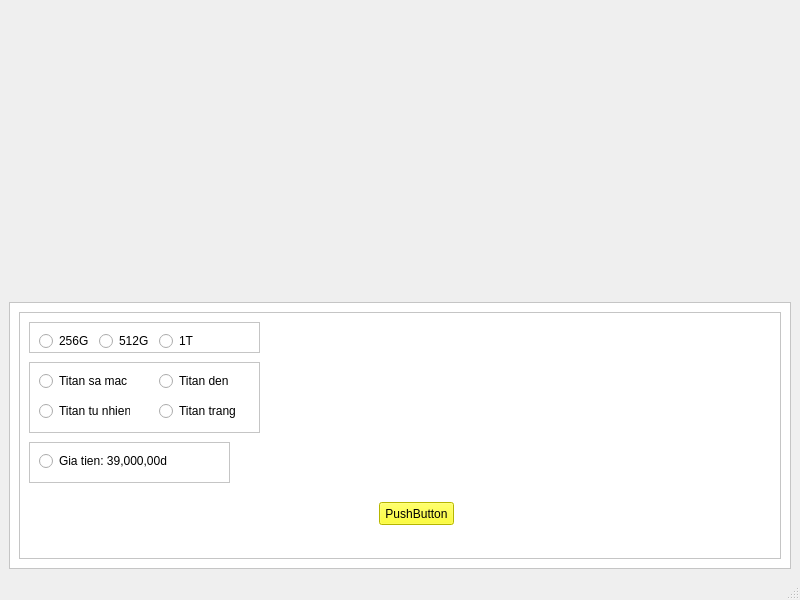
<?xml version="1.0" encoding="UTF-8"?>
<ui version="4.0">
 <class>MainWindow</class>
 <widget class="QMainWindow" name="MainWindow">
  <property name="geometry">
   <rect>
    <x>0</x>
    <y>0</y>
    <width>800</width>
    <height>600</height>
   </rect>
  </property>
  <property name="windowTitle">
   <string>MainWindow</string>
  </property>
  <widget class="QWidget" name="centralwidget">
   <layout class="QVBoxLayout" name="verticalLayout">
    <item>
     <widget class="QLabel" name="label">
      <property name="text">
       <string/>
      </property>
      <property name="pixmap">
       <pixmap>E:/tải xuống (4).jpg</pixmap>
      </property>
      <property name="scaledContents">
       <bool>true</bool>
      </property>
     </widget>
    </item>
    <item>
     <widget class="QFrame" name="frame">
      <property name="minimumSize">
       <size>
        <width>782</width>
        <height>267</height>
       </size>
      </property>
      <property name="maximumSize">
       <size>
        <width>782</width>
        <height>267</height>
       </size>
      </property>
      <property name="styleSheet">
       <string notr="true">background-color:white</string>
      </property>
      <property name="frameShape">
       <enum>QFrame::StyledPanel</enum>
      </property>
      <property name="frameShadow">
       <enum>QFrame::Raised</enum>
      </property>
      <layout class="QHBoxLayout" name="horizontalLayout">
       <item>
        <widget class="QFrame" name="frame_2">
         <property name="styleSheet">
          <string notr="true">background-color:white</string>
         </property>
         <property name="frameShape">
          <enum>QFrame::StyledPanel</enum>
         </property>
         <property name="frameShadow">
          <enum>QFrame::Raised</enum>
         </property>
         <widget class="QPushButton" name="pushButton">
          <property name="geometry">
           <rect>
            <x>360</x>
            <y>190</y>
            <width>75</width>
            <height>23</height>
           </rect>
          </property>
          <property name="styleSheet">
           <string notr="true">background-color:yellow
</string>
          </property>
          <property name="text">
           <string>PushButton</string>
          </property>
         </widget>
         <widget class="QFrame" name="frame_3">
          <property name="geometry">
           <rect>
            <x>10</x>
            <y>50</y>
            <width>231</width>
            <height>71</height>
           </rect>
          </property>
          <property name="frameShape">
           <enum>QFrame::StyledPanel</enum>
          </property>
          <property name="frameShadow">
           <enum>QFrame::Raised</enum>
          </property>
          <widget class="QRadioButton" name="radioButton">
           <property name="geometry">
            <rect>
             <x>10</x>
             <y>10</y>
             <width>91</width>
             <height>18</height>
            </rect>
           </property>
           <property name="text">
            <string>Titan sa mac</string>
           </property>
          </widget>
          <widget class="QRadioButton" name="radioButton_2">
           <property name="geometry">
            <rect>
             <x>10</x>
             <y>40</y>
             <width>91</width>
             <height>18</height>
            </rect>
           </property>
           <property name="text">
            <string>Titan tu nhien</string>
           </property>
          </widget>
          <widget class="QRadioButton" name="radioButton_3">
           <property name="geometry">
            <rect>
             <x>130</x>
             <y>10</y>
             <width>83</width>
             <height>18</height>
            </rect>
           </property>
           <property name="text">
            <string>Titan den</string>
           </property>
          </widget>
          <widget class="QRadioButton" name="radioButton_4">
           <property name="geometry">
            <rect>
             <x>130</x>
             <y>40</y>
             <width>83</width>
             <height>18</height>
            </rect>
           </property>
           <property name="text">
            <string>Titan trang</string>
           </property>
          </widget>
         </widget>
         <widget class="QFrame" name="frame_4">
          <property name="geometry">
           <rect>
            <x>10</x>
            <y>10</y>
            <width>231</width>
            <height>31</height>
           </rect>
          </property>
          <property name="frameShape">
           <enum>QFrame::StyledPanel</enum>
          </property>
          <property name="frameShadow">
           <enum>QFrame::Raised</enum>
          </property>
          <widget class="QRadioButton" name="radioButton_5">
           <property name="geometry">
            <rect>
             <x>10</x>
             <y>10</y>
             <width>83</width>
             <height>18</height>
            </rect>
           </property>
           <property name="text">
            <string>256G</string>
           </property>
          </widget>
          <widget class="QRadioButton" name="radioButton_6">
           <property name="geometry">
            <rect>
             <x>70</x>
             <y>10</y>
             <width>83</width>
             <height>18</height>
            </rect>
           </property>
           <property name="text">
            <string>512G</string>
           </property>
          </widget>
          <widget class="QRadioButton" name="radioButton_7">
           <property name="geometry">
            <rect>
             <x>130</x>
             <y>10</y>
             <width>83</width>
             <height>18</height>
            </rect>
           </property>
           <property name="text">
            <string>1T</string>
           </property>
          </widget>
         </widget>
         <widget class="QFrame" name="frame_5">
          <property name="geometry">
           <rect>
            <x>10</x>
            <y>130</y>
            <width>201</width>
            <height>41</height>
           </rect>
          </property>
          <property name="frameShape">
           <enum>QFrame::StyledPanel</enum>
          </property>
          <property name="frameShadow">
           <enum>QFrame::Raised</enum>
          </property>
          <widget class="QRadioButton" name="radioButton_8">
           <property name="geometry">
            <rect>
             <x>10</x>
             <y>10</y>
             <width>131</width>
             <height>18</height>
            </rect>
           </property>
           <property name="text">
            <string>Gia tien: 39,000,00d</string>
           </property>
          </widget>
         </widget>
        </widget>
       </item>
      </layout>
     </widget>
    </item>
   </layout>
  </widget>
  <widget class="QMenuBar" name="menubar">
   <property name="geometry">
    <rect>
     <x>0</x>
     <y>0</y>
     <width>800</width>
     <height>22</height>
    </rect>
   </property>
  </widget>
  <widget class="QStatusBar" name="statusbar"/>
 </widget>
 <resources/>
 <connections/>
</ui>
